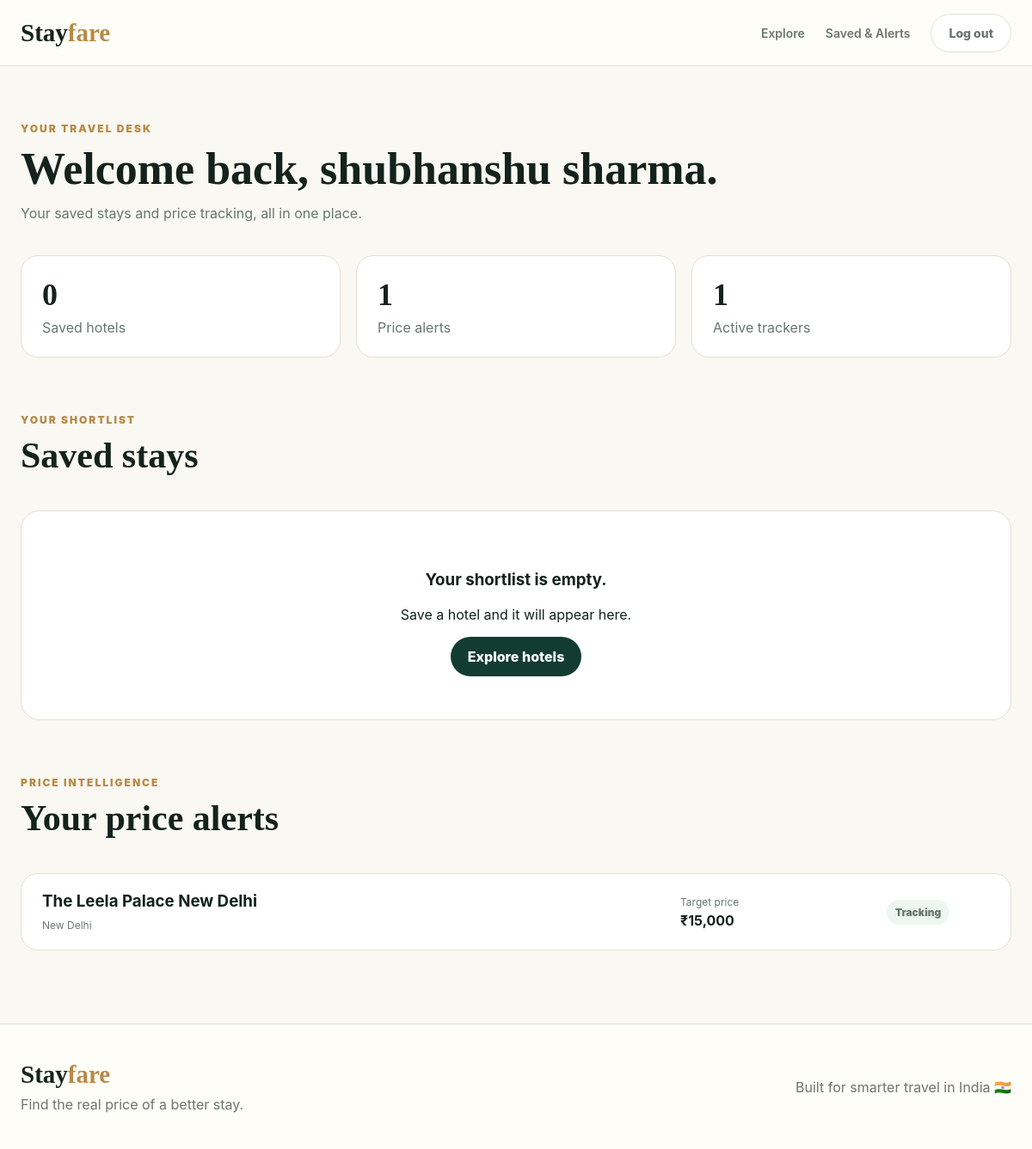
The page /dashboard (signed in) on the database its author committed.
### app/models.py (models this page shows, shortened)
class User(UserMixin, db.Model):
    id = db.Column(
        db.Integer,
        primary_key=True
    )
    name = db.Column(
        db.String(120),
        nullable=False
    )
    email = db.Column(
        db.String(255),
        unique=True,
        nullable=False,
        index=True
    )
    password_hash = db.Column(
        db.String(255),
        nullable=False
    )
    is_admin = db.Column(
        db.Boolean,
        default=False
    )
    created_at = db.Column(
        db.DateTime,
        default=datetime.utcnow
    )
    saved = db.relationship(
        "Hotel",
        secondary=saved_hotels,
        backref="saved_by"
    )
    alerts = db.relationship(
        "PriceAlert",
        backref="user",
        lazy=True,
        cascade="all, delete-orphan"
    )

class PriceAlert(db.Model):
    id = db.Column(
        db.Integer,
        primary_key=True
    )
    user_id = db.Column(
        db.Integer,
        db.ForeignKey("user.id"),
        nullable=False
    )
    hotel_id = db.Column(
        db.Integer,
        db.ForeignKey("hotel.id"),
        nullable=False
    )
    target_price = db.Column(
        db.Integer
    )
    active = db.Column(
        db.Boolean,
        default=True
    )
    created_at = db.Column(
        db.DateTime,
        default=datetime.utcnow
    )
    hotel = db.relationship("Hotel")

class Hotel(db.Model):
    id = db.Column(
        db.Integer,
        primary_key=True
    )
    slug = db.Column(
        db.String(180),
        unique=True,
        nullable=False
    )
    name = db.Column(
        db.String(255),
        nullable=False
    )
    city = db.Column(
        db.String(120),
        nullable=False,
        index=True
    )
    state = db.Column(
        db.String(120),
        nullable=False
    )
    area = db.Column(
        db.String(180)
    )
    stars = db.Column(
        db.Integer,
        default=5
    )
    rating = db.Column(
        db.Float,
        default=4.5
    )
    reviews = db.Column(
        db.Integer,
        default=0
    )
    description = db.Column(
        db.Text
    )
    offers = db.relationship(
        "Offer",
        backref="hotel",
        lazy=True,
        cascade="all, delete-orphan"
    )
    restaurants = db.relationship(
        "Restaurant",
        backref="hotel",
        lazy=True,
        cascade="all, delete-orphan"
    )

### app/routes.py (the view)
@main.route("/dashboard")
@login_required
def dashboard():
    return render_template(
        "dashboard/index.html",
        saved=current_user.saved,
        alerts=current_user.alerts,
    )

### app/models.py (called while the page is built)
@login_manager.user_loader
def load_user(user_id):
    return db.session.get(
        User,
        int(user_id)
    )

### app/templates/dashboard/index.html (shortened to what this page needs)
{% extends "base.html" %}
{% block content %}
<main class="dashboard-page">
	<div class="container">
		<div class="dashboard-heading">
			<div>
				<div class="eyebrow">
					YOUR TRAVEL DESK
				</div>
				<h1>
					Welcome back, {{ current_user.name }}.
				</h1>
				<p>
					Your saved stays and price tracking,
					all in one place.
				</p>
			</div>
		</div>
		<div class="dashboard-stats">
			<article>
				<strong>
					{{ saved|length }}
				</strong>
				<span>
					Saved hotels
				</span>
			</article>
			<article>
				<strong>
					{{ alerts|length }}
				</strong>
				<span>
					Price alerts
				</span>
			</article>
			<article>
				<strong>
					{{ alerts|selectattr("active")|list|length }}
				</strong>
				<span>
					Active trackers
				</span>
			</article>
		</div>
		<section class="dashboard-section">
			<div class="section-top">
				<div>
					<div class="eyebrow">
						YOUR SHORTLIST
					</div>
					<h2>
						Saved stays
					</h2>
				</div>
			</div>
			<div class="saved-grid">
				{% for hotel in saved %}
					<a
						class="saved-card"
						href="{{ url_for('main.hotel_detail', slug=hotel.slug) }}"
					>
						<div class="saved-card-visual">
							{{ hotel.city }}
						</div>
						<div class="saved-card-content">
							<span>
								{{ hotel.area }}
							</span>
							<h3>
								{{ hotel.name }}
							</h3>
							<div>
								★ {{ hotel.rating }}
								·
								{{ hotel.stars }}-star stay
							</div>
						</div>
					</a>
				{% else %}
					<div class="empty-state">
						<h3>
							Your shortlist is empty.
						</h3>
						<p>
							Save a hotel and it will appear here.
						</p>
						<a
							class="button button-primary"
							href="{{ url_for('main.home') }}"
						>
							Explore hotels
						</a>
					</div>
				{% endfor %}
			</div>
		</section>
		<section class="dashboard-section">
			<div class="section-top">
				<div>
					<div class="eyebrow">
						PRICE INTELLIGENCE
					</div>
					<h2>
						Your price alerts
					</h2>
				</div>
			</div>
			<div class="alert-list">
				{% for alert in alerts %}
					<article class="alert-row">
						<div>
							<h3>
								{{ alert.hotel.name }}
							</h3>
							<span>
								{{ alert.hotel.city }}
							</span>
						</div>
						<div>
							<span class="alert-label">
								Target price
							</span>
							<strong>
								{% if alert.target_price %}
									₹{{ "{:,}".format(alert.target_price) }}
								{% else %}
									Any meaningful drop
								{% endif %}
							</strong>
						</div>
						<div>
							{% if alert.active %}
								<span class="active-pill">
									Tracking
								</span>
							{% else %}
								<span class="inactive-pill">
									Paused
								</span>
							{% endif %}
						</div>
					</article>
				{% else %}
					<div class="empty-state">
						You have not created any price alerts yet.
					</div>
				{% endfor %}
			</div>
		</section>
	</div>
</main>
{% endblock %}

### app/static/css/style.css (style rules this page uses)
:root { --forest: #123c32; --forest-light: #1d5749; --ink: #14221d; --muted: #69766f; --cream: #f7f1e6; --paper: #fffdf8; --white: #ffffff; --gold: #b68a48; --line: #e7dfd2; --green: #18704d; --soft-green: #edf6f0; }
* { box-sizing: border-box; }
body { margin: 0; background: var(--paper); color: var(--ink); font-family: Inter, Arial, Helvetica, sans-serif; }
a { color: inherit; text-decoration: none; }
.container { width: min(1180px, calc(100% - 48px)); margin: 0 auto; }
.button { border: 0; border-radius: 999px; padding: 13px 20px; display: inline-flex; align-items: center; justify-content: center; font-weight: 800; cursor: pointer; }
.button-primary { background: var(--forest); color: white; }
.eyebrow { color: var(--gold); font-size: 12px; font-weight: 900; letter-spacing: 2px; }
.empty-state { grid-column: 1 / -1; padding: 50px; background: white; border: 1px solid var(--line); border-radius: 22px; text-align: center; }
.section-top { margin-bottom: 30px; display: flex; align-items: end; justify-content: space-between; gap: 30px; }
.section-top h2, .travel-desk-card h2, .dashboard-section h2 { margin: 10px 0; font-family: Georgia, serif; font-size: 42px; }
.section-top p, .travel-desk-card p, .dashboard-heading p { margin: 0; color: var(--muted); line-height: 1.6; }
.dashboard-page { min-height: 75vh; padding: 65px 0 85px; background: #faf8f2; }
.dashboard-heading h1 { margin: 10px 0; font-family: Georgia, serif; font-size: 52px; }
.dashboard-stats, .admin-stats { margin-top: 35px; display: grid; grid-template-columns: repeat(3, 1fr); gap: 18px; }
.dashboard-stats article, .admin-stats article { padding: 24px; display: grid; gap: 7px; background: white; border: 1px solid var(--line); border-radius: 20px; }
.dashboard-stats strong, .admin-stats strong { font-family: Georgia, serif; font-size: 36px; }
.dashboard-stats span, .admin-stats span, .admin-stats small { color: var(--muted); }
.dashboard-section { padding-top: 65px; }
.saved-grid { display: grid; grid-template-columns: repeat(3, 1fr); gap: 18px; }
.alert-list { overflow: hidden; background: white; border: 1px solid var(--line); border-radius: 20px; }
.alert-row { padding: 20px 24px; display: grid; grid-template-columns: 1fr 220px 120px; gap: 20px; align-items: center; border-bottom: 1px solid var(--line); }
.alert-row:last-child { border-bottom: 0; }
.alert-row h3 { margin: 0 0 5px; }
.alert-row span { color: var(--muted); font-size: 12px; }
.alert-row > div:nth-child(2) { display: grid; gap: 4px; }
.active-pill, .inactive-pill, .warning-pill { padding: 7px 10px; display: inline-block; border-radius: 999px; font-size: 11px; font-weight: 900; }
.active-pill { background: var(--soft-green); color: var(--green); }

### rows shown on the page
User: name "shubhanshu sharma"
PriceAlert: hotel.name "The Leela Palace New Delhi", hotel.city "New Delhi", target_price "15,000", active "Tracking"

### other values the page prints
{{ saved|length }} "0"
{{ alerts|length }} "1"
{{ alerts|selectattr("active")|list|length }} "1"
